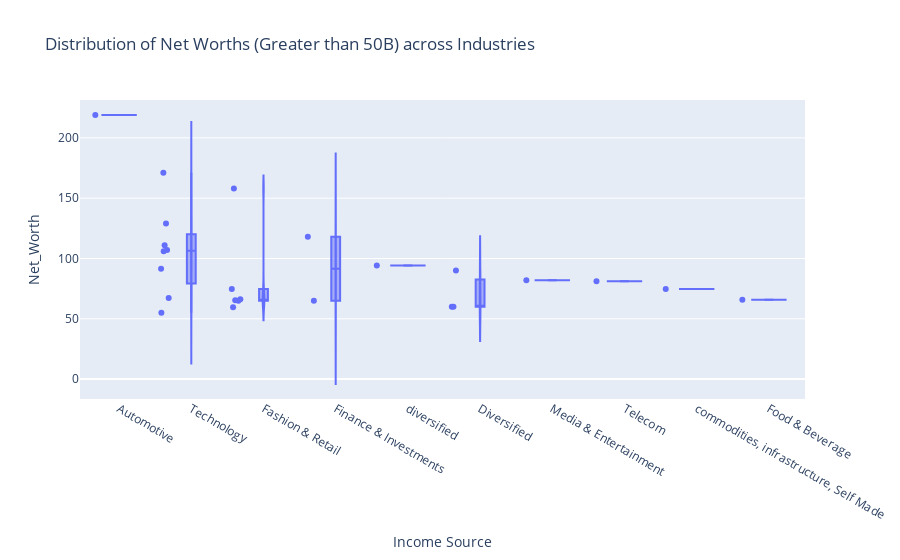

Notebook code cell kept with this figure:
### Markdown cell above
# Q12: Create a Violinplot that shows the distribution of Net Worths(Greater than 50B) across different Industries

### Code cell
# Create violin plot

fig = px.violin(dfs[dfs['Net_Worth'] > 50], x='Income Source', y='Net_Worth', box=True, points='all',
                title='Distribution of Net Worths (Greater than 50B) across Industries')

iplot(fig)

### Figure 1 — Plotly figure (JSON) as saved in the notebook; plotly's stock layout.template omitted (floating-point values rounded to 4 significant figures)
{"data": [{"alignmentgroup": "True", "box": {"visible": true}, "hovertemplate": "Income Source=%{x}<br>Net_Worth=%{y}<extra></extra>", "legendgroup": "", "marker": {"color": "#636efa"}, "name": "", "offsetgroup": "", "orientation": "v", "points": "all", "scalegroup": "True", "showlegend": false, "type": "violin", "x": ["Automotive", "Technology", "Fashion & Retail", "Technology", "Finance & Investments", "Technology", "Technology", "Technology", "diversified", "Technology", "Diversified", "Media & Entertainment", "Telecom", "Fashion & Retail", "commodities, infrastructure, Self Made", "Technology", "Fashion & Retail", "Food & Beverage", "Fashion & Retail", "Fashion & Retail", "Finance & Investments", "Diversified", "Diversified", "Fashion & Retail", "Technology"], "x0": " ", "xaxis": "x", "y": [219.0, 171.0, 158.0, 129.0, 118.0, 111.0, 107.0, 106.0, 94.1, 91.4, 90.0, 82.0, 81.2, 74.8, 74.8, 67.3, 66.2, 65.7, 65.3, 65.0, 65.0, 60.0, 60.0, 59.6, 55.1], "y0": " ", "yaxis": "y"}], "layout": {"legend": {"tracegroupgap": 0}, "title": {"text": "Distribution of Net Worths (Greater than 50B) across Industries"}, "violinmode": "group", "xaxis": {"anchor": "y", "domain": [0.0, 1.0], "title": {"text": "Income Source"}}, "yaxis": {"anchor": "x", "domain": [0.0, 1.0], "title": {"text": "Net_Worth"}}}}
